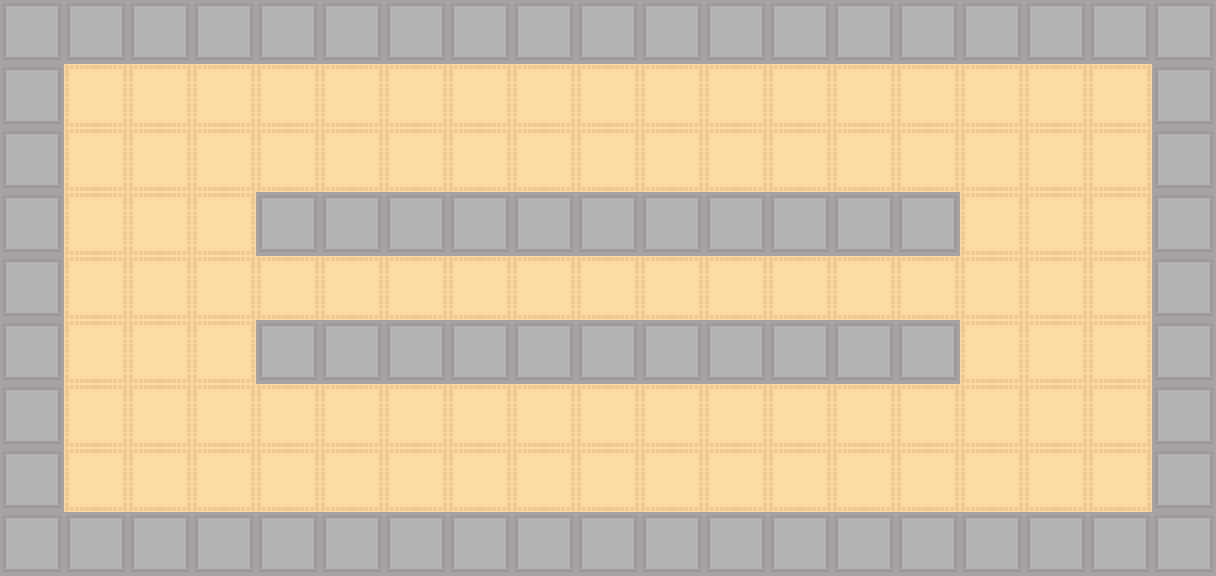

A level layout from a 2D game, rendered from its tile map. Below: a short description, then the map file with its tile-grid data intact:
An orthogonal 19x9 tile map with 64x64 px tiles, 3 tile layers (floor, wall1, wall2), 3 tilesets.

<map version="1.10" tiledversion="1.11.0" orientation="orthogonal" renderorder="right-down" width="19" height="9" tilewidth="64" tileheight="64" infinite="0" nextlayerid="4" nextobjectid="1">
 <tileset firstgid="1" source="../floor.tsx" />
 <tileset firstgid="2" source="../wall.tsx" />
 <tileset firstgid="3" source="../images/game/background/wall2.tsx" />
 <layer id="1" name="floor" width="19" height="9">
  <data encoding="csv">
1,1,1,1,1,1,1,1,1,1,1,1,1,1,1,1,1,1,1,
1,1,1,1,1,1,1,1,1,1,1,1,1,1,1,1,1,1,1,
1,1,1,1,1,1,1,1,1,1,1,1,1,1,1,1,1,1,1,
1,1,1,1,1,1,1,1,1,1,1,1,1,1,1,1,1,1,1,
1,1,1,1,1,1,1,1,1,1,1,1,1,1,1,1,1,1,1,
1,1,1,1,1,1,1,1,1,1,1,1,1,1,1,1,1,1,1,
1,1,1,1,1,1,1,1,1,1,1,1,1,1,1,1,1,1,1,
1,1,1,1,1,1,1,1,1,1,1,1,1,1,1,1,1,1,1,
1,1,1,1,1,1,1,1,1,1,1,1,1,1,1,1,1,1,1
</data>
 </layer>
 <layer id="2" name="wall1" width="19" height="9">
  <data encoding="csv">
0,0,0,0,0,0,0,0,0,0,0,0,0,0,0,0,0,0,0,
0,0,0,0,0,0,0,0,0,0,0,0,0,0,0,0,0,0,0,
0,0,0,0,0,0,0,0,0,0,0,0,0,0,0,0,0,0,0,
0,0,0,0,0,0,0,0,0,0,0,0,0,0,0,0,0,0,0,
0,0,0,0,0,0,0,0,0,0,0,0,0,0,0,0,0,0,0,
0,0,0,0,0,0,0,0,0,0,0,0,0,0,0,0,0,0,0,
0,0,0,0,0,0,0,0,0,0,0,0,0,0,0,0,0,0,0,
0,0,0,0,0,0,0,0,0,0,0,0,0,0,0,0,0,0,0,
0,0,0,0,0,0,0,0,0,0,0,0,0,0,0,0,0,0,0
</data>
 </layer>
 <layer id="3" name="wall2" width="19" height="9">
  <data encoding="csv">
3,3,3,3,3,3,3,3,3,3,3,3,3,3,3,3,3,3,3,
3,0,0,0,0,0,0,0,0,0,0,0,0,0,0,0,0,0,3,
3,0,0,0,0,0,0,0,0,0,0,0,0,0,0,0,0,0,3,
3,0,0,0,3,3,3,3,3,3,3,3,3,3,3,0,0,0,3,
3,0,0,0,0,0,0,0,0,0,0,0,0,0,0,0,0,0,3,
3,0,0,0,3,3,3,3,3,3,3,3,3,3,3,0,0,0,3,
3,0,0,0,0,0,0,0,0,0,0,0,0,0,0,0,0,0,3,
3,0,0,0,0,0,0,0,0,0,0,0,0,0,0,0,0,0,3,
3,3,3,3,3,3,3,3,3,3,3,3,3,3,3,3,3,3,3
</data>
 </layer>
</map>
